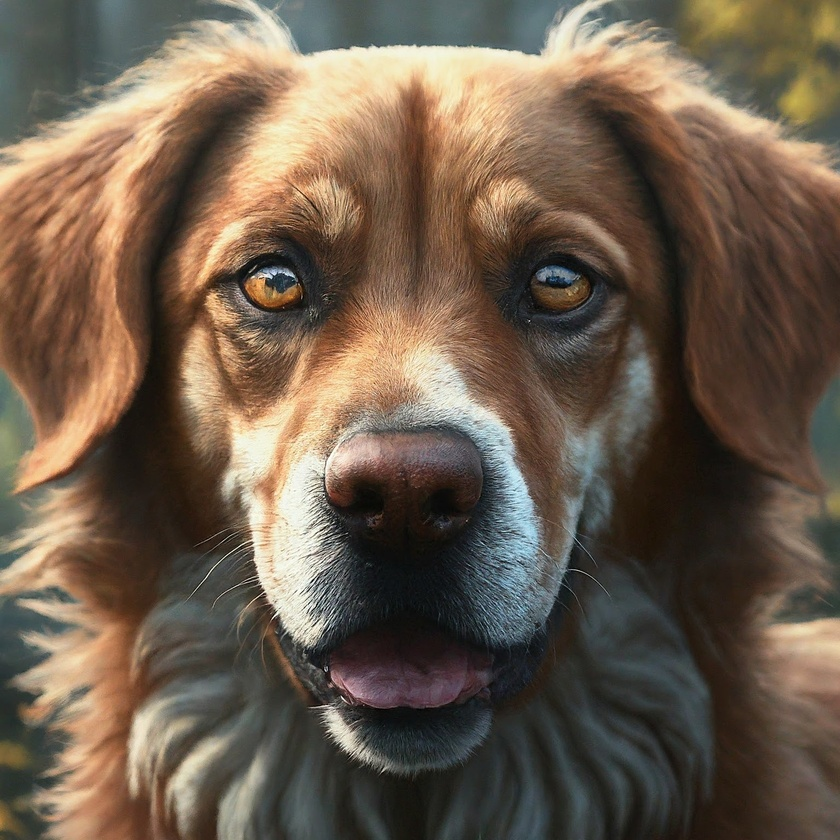
#> input picture sample.jpeg, 840 x 840 px, shrunk from 1536 x 1536 before the run
$ python q2.py
#> lines starting #> are read from the running program, lines starting #| are printed output that depends on the picture
import cv2
import matplotlib.pyplot as plt

# -----------------------------------Load the image----------------------------------------
im = cv2.imread("sample.jpeg")
#> im is the input picture: shape (840, 840, 3); mean B, G, R 77.2, 93, 108.8

# ------------------------------Set up 3 images into 1 figure------------------------------
f, axarr = plt.subplots(1, 3)

# ------------------------------Appliying spartial avaraging-------------------------------
kernels = [(3, 3), (10, 10), (20, 20)]
titles = ['3x3 kernel', '10x10 kernel', '20x20 kernel']

for i, (kernel, title) in enumerate(zip(kernels, titles)):

    blurred = cv2.blur(im, kernel)                              # Apply the blur using the current kernel size

    axarr[i].imshow(cv2.cvtColor(blurred, cv2.COLOR_BGR2RGB))   # Display the blurred image
    axarr[i].set_title(title)
#> this loop made 3 passes
#> pass 2, `blurred = cv2.blur(im, kernel)`:
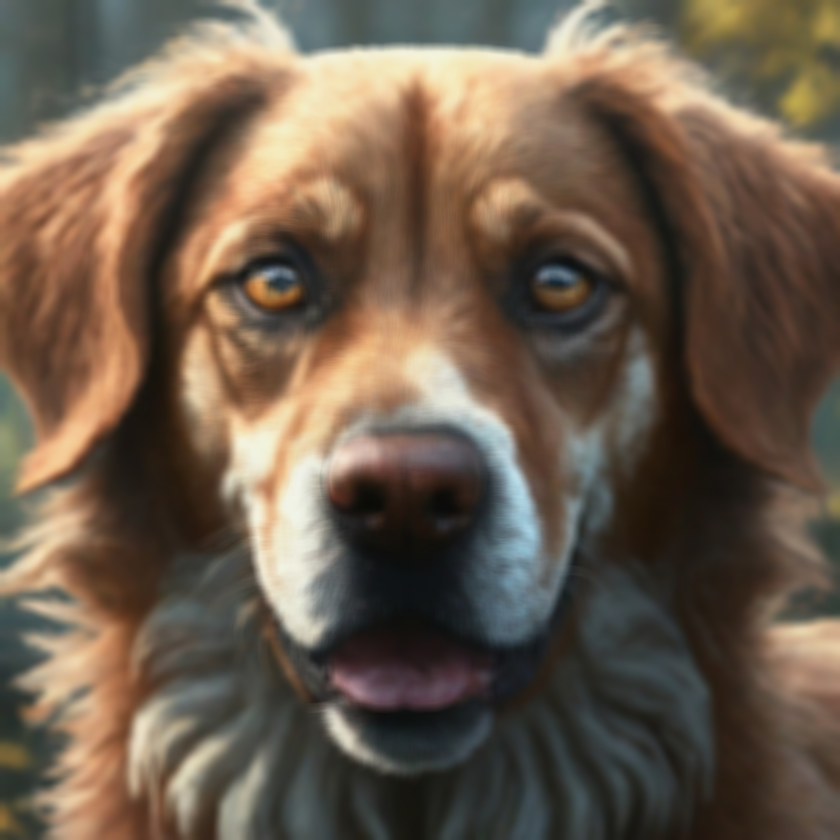
#> blurred: shape (840, 840, 3); mean B, G, R 77.2, 93.1, 108.8
#> pass 3, `blurred = cv2.blur(im, kernel)`:
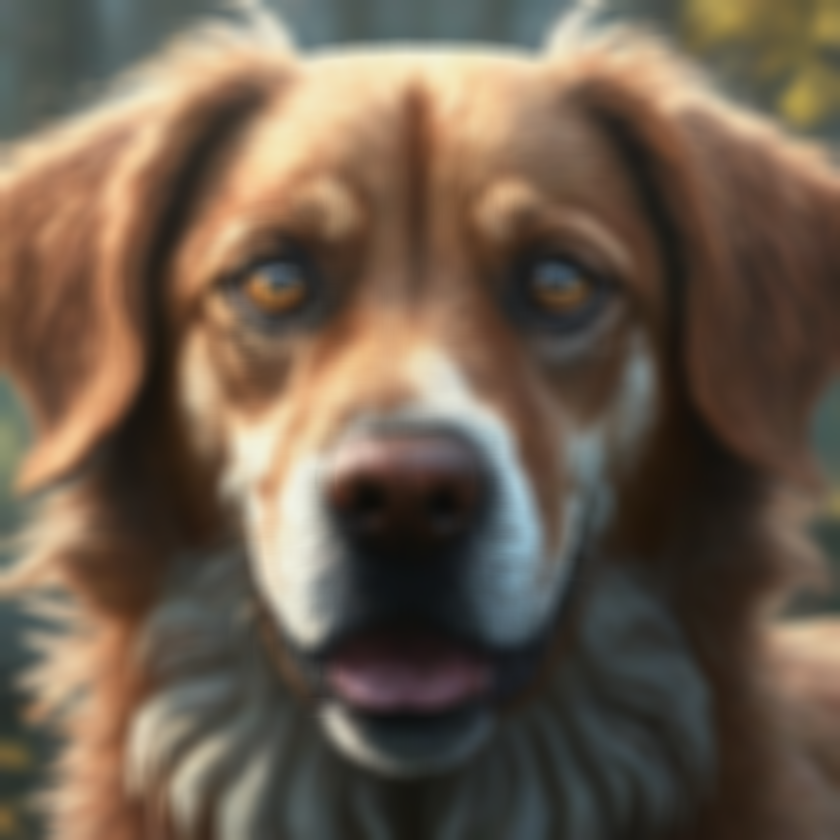
#> blurred: shape (840, 840, 3); mean B, G, R 77.2, 93.1, 108.8

plt.tight_layout()                                              # Adjusting subplots to fit into the figure area
plt.show()                                                      # Display the plot
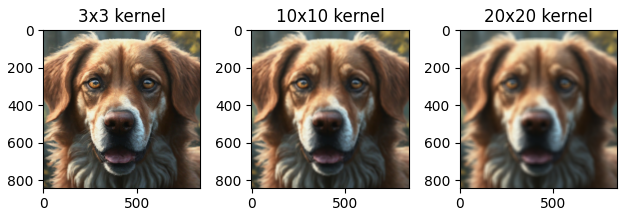
#> figure drawn by matplotlib, 3 panels
